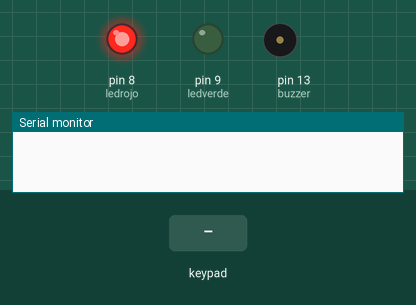
The sketch below on a simulated Arduino Uno, built with avr-gcc and run on an emulated ATmega328P. On the bench: output pins drawn as LEDs (lit = HIGH), buzzer (waves = sounding), the last lines printed to the serial monitor. Inputs (shaded band) come from the test bench.

Above: at 1.2 s.
1.3 s: key 'B' pressed
At 1.55 s:
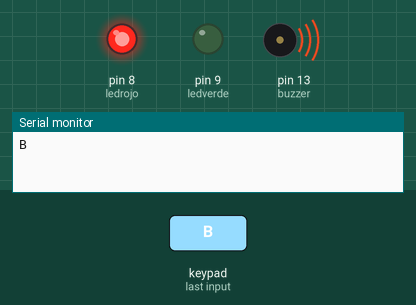
3.8 s: keypad keys A A B A pressed 0.4 s apart
At 5.12 s:
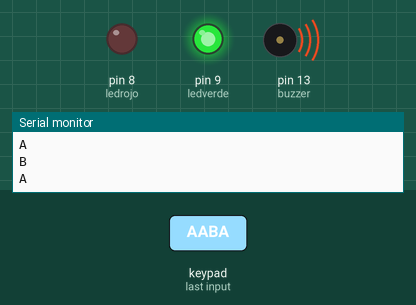
At 6.4 s:
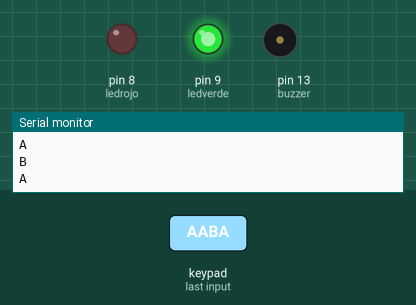
Timing chart, 0 to 21.6 s (numbered marks = the images above; inputs shaded):
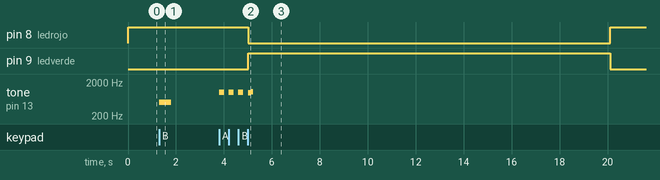

Measured:
- after the input at 1.3 s, tone on pin 13 (buzzer): silent → 500 Hz at once, → silent 0.50 s later
- after the input at 3.8 s, pin 8 (ledrojo): HIGH → LOW after 1.2 s, → HIGH 15.1 s later; pin 9 (ledverde): LOW → HIGH after 1.2 s, → LOW 15.1 s later; tone on pin 13 (buzzer): plays 1000 Hz for 0.20 s, 1000 Hz for 0.20 s, 1000 Hz for 0.20 s, 970 Hz for 0.10 s, 1050 Hz for 0.12 s, starting at once

The sketch:

Caja_Fuerte_Arquitectura_de_Sistemas_Digitales.ino
```cpp
#include <Keypad.h>

int buzzer = 13;
int ledrojo = 8;
int ledverde = 9;
char usuario[5];
char clave[5] = "AABA";
int entrada = 0;

const byte ROWS = 4;
const byte COLS = 4;

char hexaKeys[ROWS][COLS] = {
  { 'A', 'B', '-', '-' },
  { '-', '-', '-', '-' },
  { '-', '-', '-', '-' },
  { '-', '-', '-', '-' }
};
byte rowPins[ROWS] = { 3, 2, 1, 0 };
byte colPins[COLS] = { 7, 6, 5, 4 };


Keypad customKeypad = Keypad(makeKeymap(hexaKeys), rowPins, colPins, ROWS, COLS);

void setup() {
  Serial.begin(9600);
  pinMode(buzzer, OUTPUT);
  pinMode(ledrojo, OUTPUT);
  pinMode(ledverde, OUTPUT);
}

void loop() {
  char customKey = customKeypad.getKey();

  digitalWrite(ledrojo, HIGH);

  if (customKey) {
    Serial.println(customKey);
    usuario[entrada] = customKey;


    if (usuario[entrada] == clave[entrada]) {
      tone(buzzer, 1000, 200);
      entrada++;

      if (entrada == 4) {
        digitalWrite(ledverde, HIGH);
        digitalWrite(ledrojo, LOW);
        tone(buzzer, 970, 150);
        delay(100);
        tone(buzzer, 1050, 120);
        delay(15000);
        digitalWrite(ledverde, LOW);
        entrada = 0;
      }

    } else {

      digitalWrite(ledrojo, HIGH);
      tone(buzzer, 500, 500);
      delay(1000);
      digitalWrite(ledrojo, LOW);
      entrada = 0;
      memset(usuario, 0, sizeof(usuario));
    }
  }
}
```
